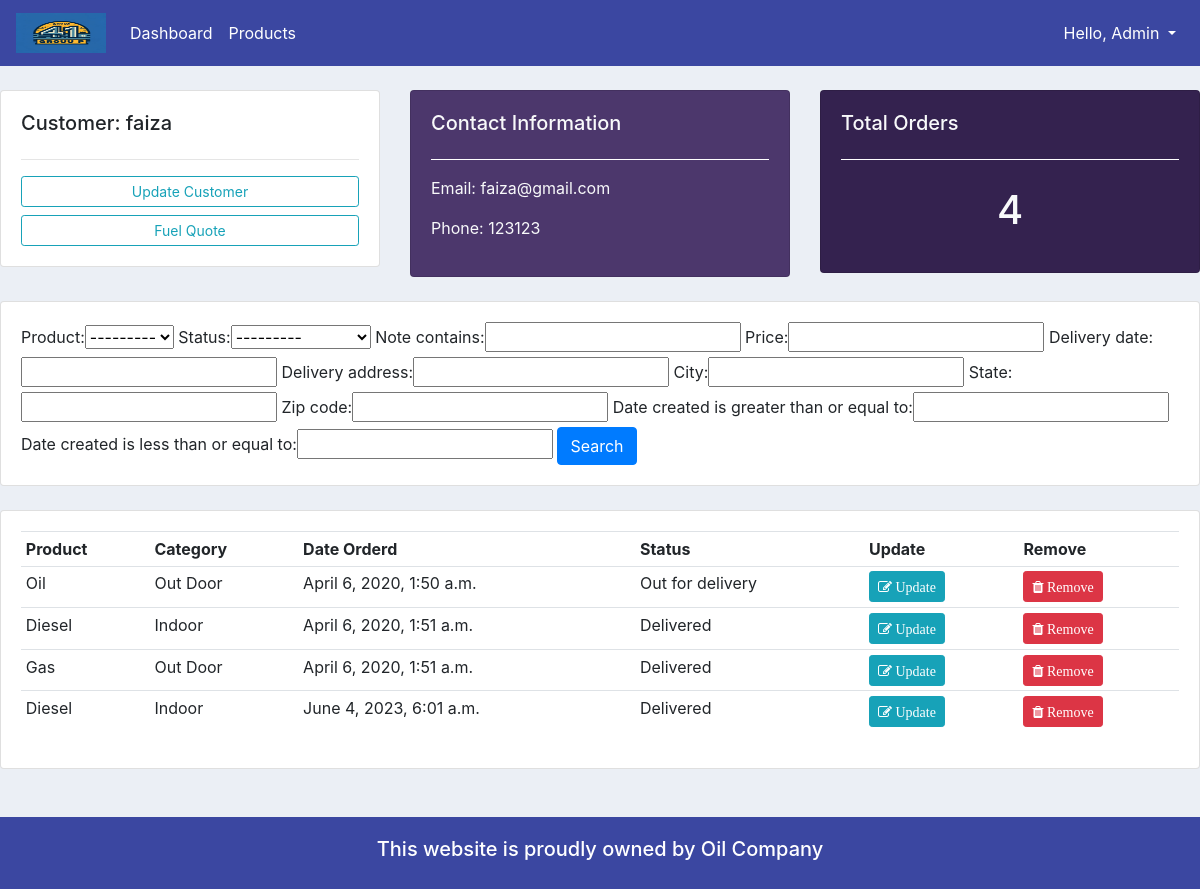
The page /customer/2/ (signed in) on the database its author committed.
### accounts/models.py (models this page shows, shortened)
class Customer(models.Model):
    user = models.OneToOneField(User, null=True, blank=True, on_delete=models.CASCADE) # one to one relationships(one customer can have one user and one user can have one customer)
    name = models.CharField(max_length=200, null=True)
    phone = models.CharField(max_length=200, null=True)
    email = models.CharField(max_length=200, null=True)
    profile_pic = models.ImageField(default="profile1.png", null=True, blank=True)
    date_created = models.DateTimeField(auto_now_add=True, null=True)

class Order(models.Model):
    STATUS = (
        ('Pending', 'Pending'),
        ('Out for delivery', 'Out for delivery'),
        ('Delivered', 'Delivered'),
    )
    customer = models.ForeignKey(Customer, null=True, on_delete=models.SET_NULL) # one to many relationships
    product = models.ForeignKey(Product, null=True, on_delete=models.SET_NULL) # one to many relationships
    date_created = models.DateTimeField(auto_now_add=True, null=True)
    status = models.CharField(max_length=200, null=True, choices=STATUS)
    note = models.CharField(max_length=1000, null=True) # for custom Search
    price = models.CharField(max_length=1000, null=True) # for custom Search
    delivery_date = models.DateField(null=True, blank=True)
    delivery_address = models.CharField(max_length=200, null=True)  # New field
    city = models.CharField(max_length=100, null=True)  # New field
    state = models.CharField(max_length=100, null=True)  # New field
    zip_code = models.CharField(max_length=20, null=True)  # New field

class Product(models.Model):
    CATEGORY = (
        ('Indoor', 'Indoor'),
        ('Out Door', 'Out Door'),
    )
    name = models.CharField(max_length=200, null=True)
    price = models.FloatField(null=True)
    category = models.CharField(max_length=200, null=True, choices=CATEGORY)
    description = models.CharField(max_length=200, null=True, blank=True)
    date_created = models.DateTimeField(auto_now_add=True, null=True)
    tags = models.ManyToManyField(Tag) # Many to Many relationships
    def __str__(self):
        return self.name

### accounts/decorators.py (the view)
        def wrapper_func(request, *args, **kwargs):
            group = None
            if request.user.groups.exists():
                group = request.user.groups.all()[0].name # index it first one by [0]
            if group in allowed_roles:     # [] admin/staff/customer what ever it is.
                return view_func(request, *args, **kwargs)
            else:
                return HttpResponse('You are not authorized to view this page')

### accounts/views.py (called while the page is built)
@login_required(login_url='login')
@allowed_users(allowed_roles=['admin']) # we can add more like - ['admin', 'staff', etc]
def customer(request, pk):
    customer = Customer.objects.get(id=pk)
    orders = customer.order_set.all()  # order_set means customers child order from model fields
    order_count = orders.count()
    myFilter = OrderFilter(request.GET, queryset=orders)
    orders = myFilter.qs
    context = {
        'customer':customer,
        'orders':orders,
        'order_count':order_count,
        'myFilter':myFilter
    }
    return render(request, 'accounts/customer.html', context)

### accounts/templates/accounts/customer.html
{%  extends 'accounts/main.html' %}
{% load bootstrap4 %}
{% block content %}
	<br>
<div class="row">
	<div class="col-md">
		<div class="card card-body">
			<h5>Customer: {{ customer.name }}</h5>
			<hr>
			<a class="btn btn-outline-info  btn-sm btn-block" href="">Update Customer</a>
			<a class="btn btn-outline-info  btn-sm btn-block" href="{% url 'createOrder' customer.id %}">Fuel Quote</a>
		</div>
	</div>
	<div class="col-md">
		<div class="card card-body text-light" style="background-color: #4c376c;">
			<h5>Contact Information</h5>
			<hr style="border-color: #ffffff;">
			<p>Email: {{ customer.email }}</p>
			<p>Phone: {{ customer.phone }}</p>
		</div>
	</div>
	<div class="col-md">
		<div class="card card-body text-light" style="background-color: #34224f;">
			<h5>Total Orders</h5>
			<hr style="border-color: #ffffff;">
			<h1 style="text-align: center;padding: 10px">{{ order_count }}</h1>
		</div>
	</div>
</div>
<br>
<div class="row">
	<div class="col">
		<div class="card card-body">
			<form method="get">
					{{ myFilter.form }}
		    <button class="btn btn-primary" type="submit">Search</button>
		  </form>
		</div>
	</div>
</div>
<br>
<div class="row">
	<div class="col-md">
		<div class="card card-body">
			<table class="table table-sm">
				<tr>
					<th>Product</th>
					<th>Category</th>
					<th>Date Orderd</th>
					<th>Status</th>
					<th>Update</th>
					<th>Remove</th>
				</tr>
				{% for order in orders %}
					<tr>
						<td>{{ order.product }}</td>
						<td>{{ order.product.category }}</td>
						<td>{{ order.date_created }}</td>
						<td>{{ order.status }}</td>
						<td><a class="btn btn-sm btn-info" href="{% url 'updateOrder' order.id %}"><i class="fa fa-edit"> Update</i></a></td>
						<td><a class="btn btn-sm btn-danger" href="{% url 'delete_order' order.id %}"><i class="fa fa-trash"> Remove</i></a></td>
					</tr>
				{% endfor %}
			</table>
		</div>
	</div>
</div>
{% endblock %}

### accounts/templates/accounts/navbar.html (shortened to what this page needs)
{% load static %}
{% load qr_code %}
<nav class="navbar navbar-expand-lg navbar-dark" style="background-color: #3B47A1;">
  <a class="navbar-brand" href="{% url 'home' %}">
    <img src="{% static 'images/logo1.png' %}" width="90" height="40" alt="">
  </a>
  <div class="collapse navbar-collapse" id="navbarSupportedContent">
    <ul class="navbar-nav mr-auto">
      {% if request.user.is_staff %}
      <li class="nav-item active">
        <a class="nav-link" href="{% url 'home' %}">Dashboard</a>
      </li>
      <li class="nav-item active">
        <a class="nav-link" href="{% url 'products' %}">Products</a>
      </li>
      {% endif %}
    </ul>
    <ul class="navbar-nav">
      <li class="nav-item dropdown">
        <a class="nav-link dropdown-toggle" href="#" id="navbarDropdown" role="button" data-toggle="dropdown"
          aria-haspopup="true" aria-expanded="false" style="color: #fff;">
          Hello, {{request.user}}
        </a>
      </li>
    </ul>
  </div>
</nav>

### static/css/main.css (style rules this page uses)
body { background-color: #ebeff5; }

### rows shown on the page
Customer: name "faiza", email "faiza@gmail.com", phone "123123"
Order: product "Oil", product.category "Out Door", date_created "April 6, 2020, 1:50 a.m.", status "Out for delivery"
Order: product "Diesel", product.category "Indoor", date_created "April 6, 2020, 1:51 a.m.", status "Delivered"
Order: product "Gas", product.category "Out Door", date_created "April 6, 2020, 1:51 a.m.", status "Delivered"
Order: product "Diesel", product.category "Indoor", date_created "June 4, 2023, 6:01 a.m.", status "Delivered"

### other values the page prints
{{ request.user }} "Admin"
{{ order_count }} "4"
